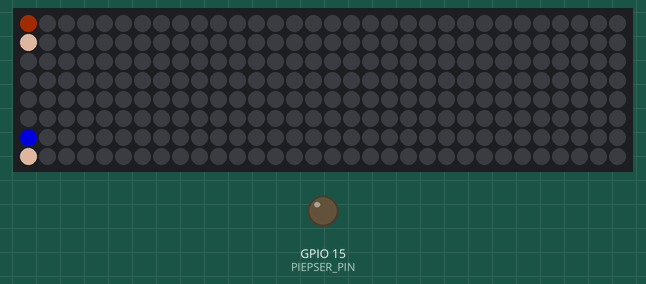
Bench run of a sketch on a simulated ESP32. Shown: 32×8 RGB LED matrix (first LED top left, wired row by row), output pins drawn as LEDs (lit = HIGH). Dim RGB values are drawn brighter than linear.

Above: at 0.73 s.
At 5.51 s:
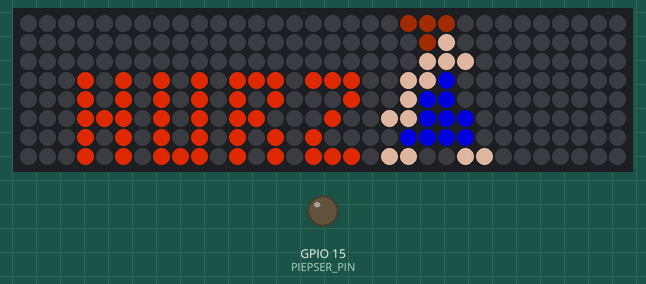
At 10.29 s:
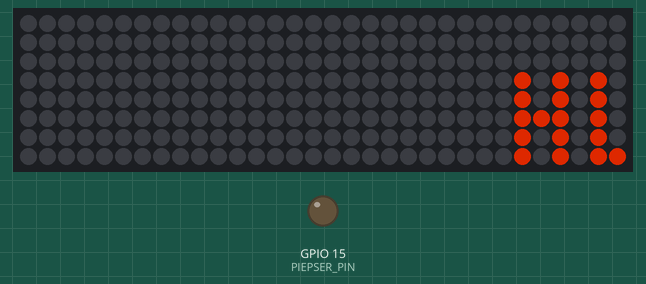
At 20.05 s:
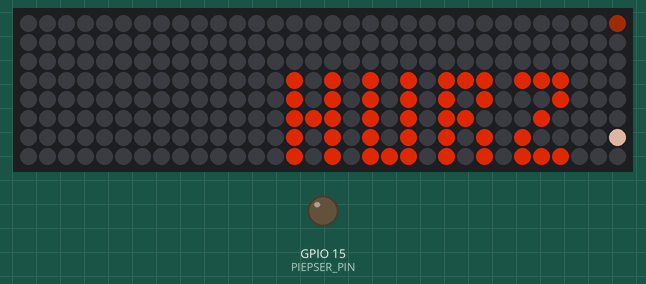
At 25.25 s:
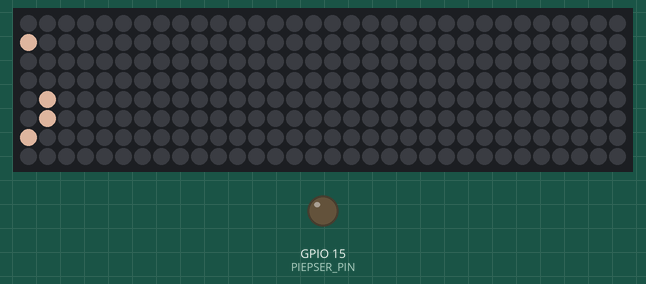
At 37.71 s:
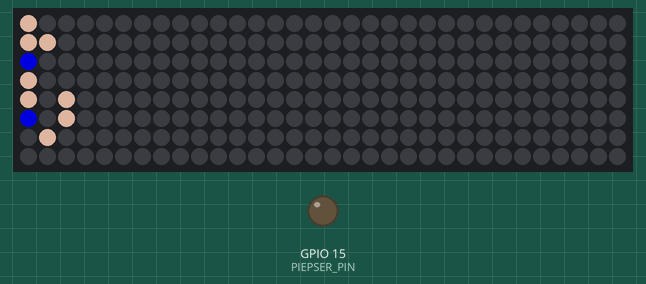

The sketch:

Ulanzi-Demo5-Animation2.ino
```cpp
// Demo Programm fuer die Ulanzi TC-001 Anzeige: Animation 2

// Board Manager:  "ESP32" (von "Expressif Systems") hinzufuegen
//
// Library Manager: "FastLED NeoMatrix" (von Marc Merlin) hinzufuegen und alles,
//                  was dann vorgeschlagen wird
//
// Einstellungen:
// Board: ESP32 Dev Module
// Upload Speed: 230400
// CPU Frequency: 240 MHz (WiFi/BT)
// Flash Frequency: 80 MHz
// Flash Mode: QIO
// Flash Size: 4 MB (32Mb)
// Partition Scheme: Default 4 MB with spiffs (1.2 MB APP/1.5 MB SPIFFS)
// Core Debug Level: None
// PSRAM: Disabled
// Port: bei mir /dev/cu.usbserial-2210, kann bei Dir aber anders sein
// Wenn das Flashen fehlschlaegt, einfach oefters probieren. Wenn es gar nicht geht,
// hilft manchmal, die Anzeige aus- und wieder einzuschalten.

#include <Arduino.h>

// Funktions-Bibliotheken fuer die LED-Anzeige.
// Die eigentlichen Funktionen, die man selbst aufruft, sind aber in
// Adafruit_GFX, das von den beiden Bibliotheken eingebunden wird.
// Anleitung dazu: https://learn.adafruit.com/adafruit-gfx-graphics-library
// Alle Funktionen in der Uebersicht:
// https://github.com/adafruit/Adafruit-GFX-Library/blob/master/Adafruit_GFX.h
#include <FastLED_NeoMatrix.h>
#include <FastLED.h>

// Andere Schriftart von PixelIt, die schmaler ist und dadurch weniger
// Platz braucht:
// https://github.com/aptonline/PixelIt_Ulanzi/blob/main/src/PixelIt.ino
#include "PixelItFont.h"

// An welchen Pin die LEDs angeschlossen sind:
#define MATRIX_PIN 32

// An Pin 15 ist ein Piepser, der zu leise ist und auch sonst nicht sehr
// nuetzlich ist.
#define PIEPSER_PIN 15

// Anzahl der LEDs in der Breite und Hoehe:
#define MATRIX_BREITE 32
#define MATRIX_HOEHE 8

// Die LED-Matrix als Objekt:
CRGB leds[MATRIX_BREITE * MATRIX_HOEHE];
FastLED_NeoMatrix *matrix;

// Anzahl der Einzelbilder in der Animation
#define ANZ_BILDER 8


void setup() {
  // Piepser stumm schalten
  pinMode(PIEPSER_PIN, OUTPUT);
  digitalWrite(15, LOW);

  // LED Matrix initialisieren:
  FastLED.addLeds<NEOPIXEL, MATRIX_PIN>(leds, MATRIX_BREITE * MATRIX_HOEHE);
  matrix = new FastLED_NeoMatrix(leds, MATRIX_BREITE, MATRIX_HOEHE,
     NEO_MATRIX_TOP + NEO_MATRIX_LEFT + NEO_MATRIX_ROWS + NEO_MATRIX_ZIGZAG);
  matrix->begin();

  // Helligkeit geht von 0-255, wir nehmen einen mittleren Wert:
  matrix->setBrightness(155);

  // Wenn der Text zu lang ist, nicht eine neue Zeile anfangen (die LED-Matrix
  // kann nur eine Zeile darstellen)
  matrix->setTextWrap(false);

  // Textfarbe einstellen.
  // Hier kann man Farben auswaehlen und die Rot/Gruen/Blau-Werte ablesen:
  // https://www.rapidtables.org/de/web/color/RGB_Color.html
  matrix->setTextColor(matrix->Color(255, 128, 0));

  // Die schmale Schrift auswaehlen
  matrix->setFont(&PixelItFont);

  // Anzeige loeschen:
  matrix->clear();
}


// Ein Schritt der Animation
void wandersmann() {
  static int einzelbild_nummer = 0;

  // Der Wandersmann soll von links in's Bild kommen
  static int x_position = -8;
  // "Hiker" from https://pixelit-project.github.io/PixelIt/webui/#/gallery
  uint16_t mann[ANZ_BILDER][64] {{0,0,35491,35491,65371,0,0,0,0,0,0,65371,65371,65371,0,0,0,0,0,65371,31,0,0,0,0,0,0,65371,31,0,0,0,0,0,0,65371,31,0,0,0,0,0,0,31,31,0,0,0,0,0,65371,31,31,0,0,0,0,0,0,65371,65371,0,0,0},
                        {0,0,35491,35491,65371,0,0,0,0,0,0,65371,65371,65371,0,0,0,0,0,65371,31,0,0,0,0,0,65371,31,31,0,0,0,0,0,65371,31,31,0,65371,0,0,0,0,31,31,0,65371,0,0,0,31,31,0,65371,0,0,0,0,65371,65371,0,0,0,0},
                        {0,0,35491,35491,35491,0,0,0,0,0,0,35491,65371,0,0,0,0,0,0,65371,65371,65371,0,0,0,0,65371,65371,31,0,0,0,0,0,65371,31,31,0,0,0,0,65371,65371,31,31,31,0,0,0,0,31,31,31,31,0,0,0,65371,65371,0,0,65371,65371,0},
                        {0,0,35491,35491,65371,35491,0,0,0,0,35491,65371,65371,65371,0,0,0,0,0,65371,31,0,0,0,0,0,0,65371,31,0,0,0,0,0,65371,31,31,0,0,0,0,0,0,31,31,0,0,0,0,65371,31,31,31,31,0,0,0,65371,0,0,65371,65371,0,0},
                        {0,0,35491,35491,65371,0,0,0,0,0,35491,65371,65371,65371,0,0,0,0,0,65371,31,0,0,0,0,0,0,31,65371,0,0,0,0,0,0,65371,31,0,0,0,0,0,0,31,31,0,0,0,0,0,65371,31,31,0,0,0,0,0,0,65371,65371,0,0,0},
                        {0,0,35491,35491,65371,0,0,0,0,0,0,65371,65371,65371,0,0,0,0,0,65371,31,0,0,0,0,0,0,31,65371,0,0,0,0,0,0,31,65371,0,65371,0,0,0,0,31,31,0,65371,0,0,0,31,31,0,65371,0,0,0,0,65371,65371,0,0,0,0},
                        {0,0,35491,35491,35491,0,0,0,0,0,0,35491,65371,0,0,0,0,0,0,65371,65371,65371,0,0,0,0,0,31,65371,0,0,0,0,0,0,31,65371,0,0,0,0,0,0,31,31,65371,0,0,0,0,31,31,31,31,0,0,0,65371,65371,0,0,65371,65371,0},
                        {0,0,35491,35491,65371,35491,0,0,0,0,35491,65371,65371,65371,0,0,0,0,0,65371,31,0,0,0,0,0,0,65371,31,0,0,0,0,0,0,31,65371,0,0,0,0,0,0,31,31,0,0,0,0,65371,31,31,31,31,0,0,0,65371,0,0,65371,65371,0,0}};
  // Aktuelles Einzelbild der Animation anzeigen:
  matrix->drawRGBBitmap(x_position, 0, mann[einzelbild_nummer], 8, 8);

  // Das Maennchen zieht einen Text hinter sich her. Der Text faengt 15 Pixel hinter
  // dem Maennchen an
  matrix->setCursor(x_position - 15, MATRIX_HOEHE);
  matrix->print("HURZ");

  // Alles anzeigen:
  matrix->show();

  // Zum naechsten Einzelbild gehen:
  einzelbild_nummer++;

  // Und ein Pixel nach vorne gehen (Maennchen und Text)
  x_position++;

  // Zum Anfang, wenn das Ende der Animation erreicht ist:
  if (einzelbild_nummer >= ANZ_BILDER)
  {
    einzelbild_nummer = 0;
  }

  // Wenn auch der Text aus dem Bild rausgewandert ist, wieder von links anfangen:
  if (x_position > 50)
  {
    x_position = -8;
  }

  // Etwas warten, sonst laeuft der Wandersmann zu schnell
  delay(200);
}

//--------------------------------------------------------------
void loop() {
  matrix->clear();
  wandersmann();
}
```

Source omitted: PixelItFont.h (35583 bytes)
